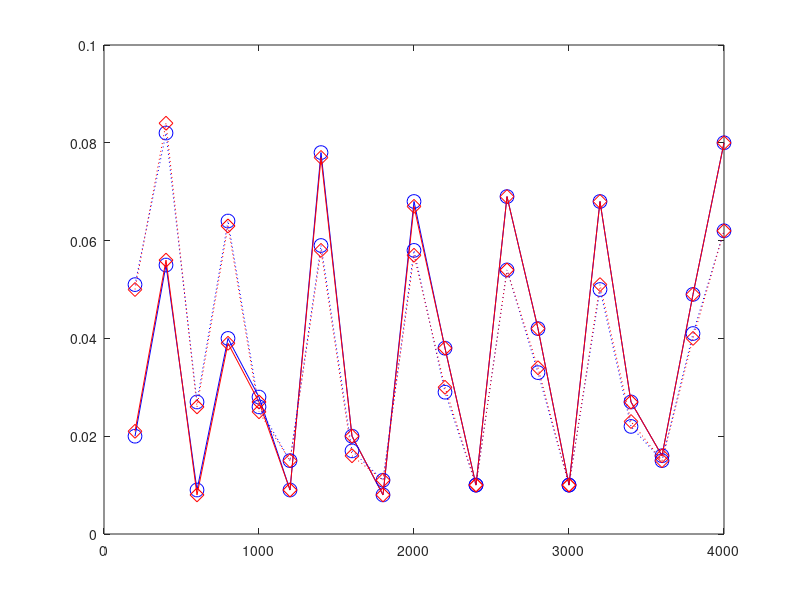

Reproduce this figure in MATLAB. (Note: this script raises an error after producing the figure.)
%plot figures 


dataset = 'synthetic';
task = 'n_iter';
loss_type = 'loss';
n=100;
net_type = 'off';
if strcmp(net_type, 'off') && n==20 && strcmp(loss_type, 'ave_cumu_loss') && strcmp(dataset, 'synthetic') && strcmp(task, 'n_iter')
    n_iter = (1:20)*200;
    cumu_loss_basic_decen_m10_n1 = [38 94 160 231 307 385 467 549 634 722 813 902 996 1090 1185 1280 1375 1474 1572 1673];
    
    cumu_loss_basic_decen_m10_n2 = 1/2*[59 150 258 380 510 645 785 928 1077 1231 1385 1541 1697 1862 2028 2194 2364 2539 2716 2890];
    
    cumu_loss_basic_decen_m10_n3 = 1/3*[18 42 65 87 105 124 145 168 181 201 226 261 282 310 327 345 364 378 394 422];
    cumu_loss_basic_cen_m10_n3  =  1/3*[18 42 65 87 105 124 145 168 181 201 226 261 282 310 327 345 364 378 394 422];
    cumu_loss_basic_decen_m10_n4 = 1/4*[18 43 67 106 135 172 199 229 273 303 325 354 374 407 427 448 473 500 537 571];
    cumu_loss_basic_cen_m10_n4 = 1/4*[18 43 67 106 135 172 199 229 273 303 325 354 374 407 426 448 473 500 537 571];
    cumu_loss_basic_decen_m10_n5 = 1/5*[34 78 125 167 193 233 281 318 349 372 411 444 481 517 547 591 624 664 692 731];
    cumu_loss_basic_cen_m10_n5 = 1/5*[34 78 125 168 194 234 281 319 349 372 412 445 482 518 547 591 625 664 693 732];
    
    cumu_loss_basic_decen_m10_n20 = 1/20*[102 233 354 492 612 746 895 1057 1196 1330 1445 1599 1750 1911 2064 2192 2348 2499 2650 2794];
    %loss_basic_cen_m10 = [2.1 5.6 0.8 3.9 2.7 0.9 7.7 2 0.8 6.7 3.8 1 6.9 4.2 1 6.8 2.7 1.6 4.9 8];
    %loss_basic_cen_m100 = [5 8.4 2.6 6.3 2.5 1.5 5.8 1.6 1.1 5.7 3 1 5.4 3.4 1 5.1 2.3 1.5 4 6.2];
    plot(n_iter, cumu_loss_basic_decen_m10_n1, '-sk','MarkerSize',10);
    hold on;
    plot(n_iter, cumu_loss_basic_decen_m10_n2, '-<m','MarkerSize',10);
    hold on;
    plot(n_iter, cumu_loss_basic_decen_m10_n3, '-dr','MarkerSize',10);
    hold on;
    plot(n_iter, cumu_loss_basic_decen_m10_n4, '-+c','MarkerSize',10);
    %hold on;
    %semilogy(n_iter, cumu_loss_basic_decen_m10_n5, '-ob','MarkerSize',10);
    hold on;
    plot(n_iter, cumu_loss_basic_decen_m10_n20, ':>r','MarkerSize',10);
    pax = gca;
    pax.FontSize = 15;

    xlabel('T');
    ylabel('Averaged cumulative loss on a node');
    legend('n=1', 'n=2',...
        'n=3', 'n=4','n=20', 'Location','northwest'); 
elseif strcmp(net_type, 'off') && n==100 && strcmp(loss_type, 'loss') && strcmp(dataset, 'synthetic') && strcmp(task, 'n_iter')
    n_iter = (1:20)*200;
    loss_basic_decen_m10 = [2 5.5 0.9 4 2.8 0.9 7.8 2 0.8 6.8 3.8 1 6.9 4.2 1 6.8 2.7 1.6 4.9 8];
    loss_basic_decen_m100 = [5.1 8.2 2.7 6.4 2.6 1.5 5.9 1.7 1.1 5.8 2.9 1 5.4 3.3 1 5 2.2 1.5 4.1 6.2];
    loss_basic_cen_m10 = [2.1 5.6 0.8 3.9 2.7 0.9 7.7 2 0.8 6.7 3.8 1 6.9 4.2 1 6.8 2.7 1.6 4.9 8];
    loss_basic_cen_m100 = [5 8.4 2.6 6.3 2.5 1.5 5.8 1.6 1.1 5.7 3 1 5.4 3.4 1 5.1 2.3 1.5 4 6.2];
    plot(n_iter, loss_basic_decen_m10/100, '-ob','MarkerSize',10);
    hold on;
    plot(n_iter, loss_basic_cen_m10/100, '-dr','MarkerSize',10);
    hold on;
    plot(n_iter, loss_basic_decen_m100/100, ':ob','MarkerSize',10);
    hold on;
    plot(n_iter, loss_basic_cen_m100/100, ':dr','MarkerSize',10);
    pax = gca;
    pax.FontSize = 15;

    xlabel('T');
    ylabel('Averaged loss');
    legend('Decentralized(M=10)', 'Centralized(M=10)',...
        'Decentralized(M=100)', 'Centralized(M=100)', 'Location','northeast'); 
elseif strcmp(net_type, 'off') && n==100 && strcmp(loss_type, 'cumu_loss') && strcmp(dataset, 'synthetic') && strcmp(task, 'n_iter')
    n_iter = (1:20)*200;
    ave_cumu_loss_basic_decen_m10 = [484 1103 1751 2423 3110 3782 4392 5092 5770 6457 7153 7839 8564 9261 9946 10651 11373 12129 12870 13587];
    ave_cumu_loss_basic_decen_m100 = [1535 2712 3661 4517 5266 5938 6503 7128 7703 8276 8835 9393 9976 10536 11093 11662 12246 12857 13461 14052];
    ave_cumu_loss_basic_cen_m10 = [477 1089 1731 2398 3084 3753 4362 5061 5736 6423 7117 7801 8525 9222 9907 10611 11333 12089 12829 13546];
    ave_cumu_loss_basic_cen_m100 = [1474 2625 3552 4387 5123 5784 6340 6955 7522 8088 8642 9197 9775 10334 10889 11458 12040 12651 13253 13844];
    plot(n_iter, ave_cumu_loss_basic_decen_m10/100, '-ob','MarkerSize',10);
    hold on;
    plot(n_iter, ave_cumu_loss_basic_cen_m10/100, '-dr','MarkerSize',10);
    hold on;
    plot(n_iter, ave_cumu_loss_basic_decen_m100/100, ':ob','MarkerSize',10);
    hold on;
    plot(n_iter, ave_cumu_loss_basic_cen_m100/100, ':dr','MarkerSize',10);
    pax = gca;
    pax.FontSize = 15;

    xlabel('T');
    ylabel('Averaged cumulative loss');
    legend('Decentralized(M=10)', 'Centralized(M=10)',...
        'Decentralized(M=100)', 'Centralized(M=100)', 'Location','southeast'); 

    
    
elseif strcmp(net_type, 'on') && n==100 && strcmp(loss_type, 'loss') && strcmp(dataset, 'synthetic') && strcmp(task, 'n_iter')
    n_iter = (1:20)*200;
    loss_basic_decen_m10_ring = [2 5.5 0.9 4 2.8 0.9 7.8 2 0.8 6.8 3.8 1 6.9 4.2 1 6.8 2.7 1.6 4.9 8];
    loss_basic_cen_m10_full_connected = [2.1 5.6 0.8 3.9 2.7 0.9 7.7 2 0.8 6.7 3.8 1 6.9 4.2 1 6.8 2.7 1.6 4.9 8];
    loss_basic_decen_m10_guli = [3.3 4.6 1.6 4.8 3.8 1.6 9 2.1 1.4 8.7 4.6 1.3 8 4.4 1.3 10.3 2.3 1.8 5.3 10.1]; %gu li
    loss_basic_decen_m10_wattsStrogatz_1 = [2.2 5.8 0.9 4.2 3.2 1 8.5 2.1 0.9 7.9 3.9 1.1 7.7 4.7 1.3 6.8 2.6 1.7 5.5 7.6]; %0.5
    loss_basic_decen_m10_wattsStrogatz_2 = [2.4 5.1 0.9 3.4 2.9 1.1 8.5 2.2 1 8.9 4 1.2 7.6 4.4 1.3 7 2.5 1.8 5.7 7.2]; %1, random graph
    plot(n_iter, loss_basic_decen_m10_ring/100, '-ob','MarkerSize',10);
    hold on;
    plot(n_iter, loss_basic_cen_m10_full_connected/100, '-dr','MarkerSize',10);
    hold on;
    plot(n_iter, loss_basic_decen_m10_wattsStrogatz_1/100, '-+c','MarkerSize',10);
    hold on;
    plot(n_iter, loss_basic_decen_m10_wattsStrogatz_2/100, '-<m','MarkerSize',10);
    hold on;
    plot(n_iter, loss_basic_decen_m10_guli/100, '-*g','MarkerSize',10);
    pax = gca;
    pax.FontSize = 15;

    xlabel('T');
    ylabel('Averaged loss');
    legend('Ring', 'Fully connected',...
        'WattsStrogatz(0.5)', 'WattsStrogatz(1)','No connected', 'Location','northwest'); 
elseif strcmp(net_type, 'on') && n==100 && strcmp(loss_type, 'cumu_loss') && strcmp(dataset, 'synthetic') && strcmp(task, 'n_iter')
    n_iter = (1:20)*200;
    cumu_loss_basic_decen_m10_ring = [484 1103 1751 2423 3110 3782 4392 5092 5770 6457 7153 7839 8564 9261 9946 10651 11373 12129 12870 13587];
    cumu_loss_basic_decen_m10_wattsStrogatz_1 = [506 1155 1845 2571 3312 4041 4693 5457 6170 6903 7638 8365 9143 9882 10613 11362 12138 12953 13736 14511];
    cumu_loss_basic_cen_m10_fully_connected = [477 1089 1731 2398 3084 3753 4362 5061 5736 6423 7117 7801 8525 9222 9907 10611 11333 12089 12829 13546];
    cumu_loss_basic_decen_m10_wattsStrogatz_2 = [517 1169 1863 2604 3343 4085 4750 5517 6246 6981 7733 8472 9262 10014 10749 11502 12276 13106 13895 14674];
    cumu_loss_basic_decen_m10_guli = [994 2086 3132 4147 5107 6032 6813 7734 8610 9451 10287 11101 11936 12766 13533 14336 15153 15995 16826 17630];
    plot(n_iter, cumu_loss_basic_decen_m10_ring/100, '-ob','MarkerSize',10);
    hold on;
    plot(n_iter, cumu_loss_basic_cen_m10_fully_connected/100, '-dr','MarkerSize',10);
    hold on;
    plot(n_iter, cumu_loss_basic_decen_m10_wattsStrogatz_1/100, '-+c','MarkerSize',10);%0.5
    hold on;
    plot(n_iter, cumu_loss_basic_decen_m10_wattsStrogatz_2/100, '-<m','MarkerSize',10);%1
    hold on;
    plot(n_iter, cumu_loss_basic_decen_m10_guli/100, '-*g','MarkerSize',10);%1

    pax = gca;
    pax.FontSize = 15;

    xlabel('T');
    ylabel('Averaged cumulative loss');
    legend('Ring', 'Fully connected',...
        'WattsStrogatz(0.5)', 'WattsStrogatz(1)','No connected', 'Location','northwest'); 
end
